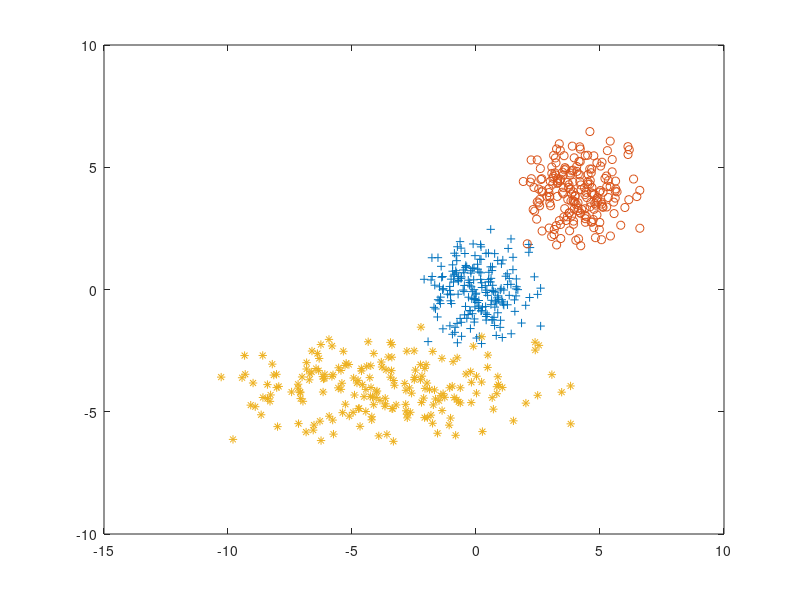

Source code (MATLAB):
%clear all;
%rng(s);
a = randn(200,2);
b=a+4;
c=a;
c(:,1) = 3*c(:,1);
c=c-4;
d=[a;b];
e=[a;b;c];
plot(a(:,1),a(:,2),'+');
hold on
plot(b(:,1),b(:,2),'o');
plot(c(:,1),c(:,2),'*');